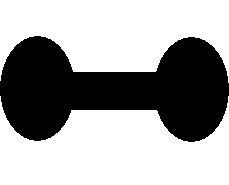
%> input picture images/Irregular.bmp, 229 x 185 px
$ octave DemoSOM.m   (GNU Octave 9; MATLAB toolbox functions it lacks are replaced by stand-ins)
%> lines starting %> are read from the running program, lines starting %| are printed output that depends on the picture; in (x1, y1, x2, y2) boxes, pixels count from 0 and x2, y2 are one past the last pixel; in counts of white or black regions, pixels touching at a corner belong together; the program's own positions count from 1
### GenerateSamplesImg.m
function [Samples]=GenerateSamplesImg(FileName,NumSamples)
%> called with FileName = 'Irregular.bmp', NumSamples = 20000
% Coded by Ezequiel L髉ez-Rubio, April 2012.

Image=rot90(double(rgb2gray(imread(FileName)))/255,3);
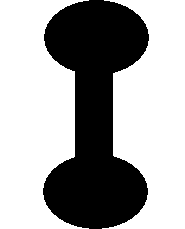
%> Image: size 229x185 double; values 0 (black) and 1 (white), 63.8% white; 1 black region, box (x1, y1, x2, y2) and area: (43, 0, 149, 229) 15351

[RowsIm,ColsIm]=size(Image);
%> RowsIm = 229; ColsIm = 185

Samples=zeros(2,NumSamples);
NumSamplesRemaining=NumSamples;
while NumSamplesRemaining>0
    PreSamples=rand(2,NumSamplesRemaining);
    Points=ceil(PreSamples.*repmat([RowsIm;ColsIm],[1 NumSamplesRemaining]));
    LinearNdxPoints=sub2ind([RowsIm ColsIm],Points(1,:),Points(2,:));
    NdxNewSamples=find(Image(LinearNdxPoints)<1-rand(1,NumSamplesRemaining));
    NumNewSamples=numel(NdxNewSamples);
    Samples(:,NumSamples-NumSamplesRemaining+1:NumSamples-NumSamplesRemaining+NumNewSamples)=...
        PreSamples(:,NdxNewSamples);
    NumSamplesRemaining=NumSamplesRemaining-NumNewSamples;
end
%> this loop made 27 passes
%> (NumNewSamples, NumSamplesRemaining) on passes 1 to 12: (7361, 12639), (4518, 8121), (2954, 5167), (1859, 3308), (1246, 2062), (708, 1354), (471, 883), (315, 568), (209, 359), (134, 225), (79, 146), (45, 101)
%> (Points, LinearNdxPoints, NumNewSamples, NumSamplesRemaining) on passes 19 to 24: ([120 182 9 145 121 50; 144 49 68 5 17 1], [32867 11174 15352 1061 3785 50], 2, 4), ([22 201 67 204; 90 34 68 8], [20403 7758 15410 1807], 2, 2), ([146 188; 38 136], [8619 31103], 1, 1), ([125; 25], 5621, 0, 1), ([138; 17], 3802, 0, 1), ([126; 1], 126, 0, 1)

% [11 lines of commented-out code are left out]

### TrainKohonenSOM.m
function [Model]=TrainKohonenSOM(Samples,NumRowsMap,NumColsMap,NumSteps)
%> called with NumRowsMap = 5, NumColsMap = 5, NumSteps = 40000
% Train a Self-Organizing Map (SOM)
% Inputs:
%	Samples=Training samples (one sample per column)
%	NumSteps=Number of training steps
% Output:
%   Model=Trained SOM model

[Dimension,NumSamples]=size(Samples);
%> Dimension = 2; NumSamples = 20000
NumNeuro=NumRowsMap*NumColsMap;
Model.NumColsMap=NumColsMap;
Model.NumRowsMap=NumRowsMap;

% Prototypes initialization
NumPatIni=max([Dimension+1,ceil(NumSamples/(NumRowsMap*NumColsMap))]);
%> NumPatIni = 800
Model.Prototypes=zeros(Dimension,NumRowsMap,NumColsMap);
for NdxRow=1:NumRowsMap
    for NdxCol=1:NumColsMap
        MySamples=Samples(:,ceil(NumSamples*rand(1,NumPatIni)));
        Model.Prototypes(:,NdxRow,NdxCol)=mean(MySamples,2);
    end
end
%> after the loop, Model = {NumColsMap 5, NumRowsMap 5}

% Precompute topological distances
[AllXCoords AllYCoords]=ind2sub([NumRowsMap NumColsMap],1:NumNeuro);
AllCoords(1,:)=AllXCoords;
AllCoords(2,:)=AllYCoords;
TopolDist=cell(NumNeuro,1);
for NdxNeuro=1:NumNeuro
    TopolDist{NdxNeuro}=sum((repmat(AllCoords(:,NdxNeuro),1,NumNeuro)-AllCoords).^2,1);
end
Model.TopolDist = TopolDist;

% Training
Distances=zeros(NumNeuro,NumSamples);
MaxRadius=(NumRowsMap+NumColsMap)/8;
NdxPermSamples = randperm(NumSteps);

for NdxStep=1:NumSteps
    %NdxSample = ceil(NumSamples*rand(1));
    NdxSample = mod(NdxPermSamples(NdxStep)-1,NumSamples)+1;
    MySample=Samples(:,NdxSample);
    if NdxStep<0.5*NumSteps
        % Ordering phase: linear decay
        LearningRate=0.4*(1-NdxStep/NumSteps);
        MyRadius=MaxRadius*(1-(NdxStep-1)/NumSteps);
    else
        % Convergence phase: constant
        LearningRate=0.01;
        MyRadius=0.1;
    end

    % Euclidean distance (standard Kohonen's SOFM)
    RepMySample=repmat(MySample,1,NumNeuro);
    MyDistances=sqrt(sum((RepMySample-Model.Prototypes(:,:)).^2,1));
    Distances(:,NdxSample) = MyDistances';

    % Update the neurons
    [~,NdxWinner]=min(MyDistances);
    Model.Winners(NdxSample)=NdxWinner;
    Coef=repmat(LearningRate*exp(-TopolDist{NdxWinner}/(MyRadius^2)),Dimension,1);
    Model.Prototypes(:,:)=Coef.*repmat(MySample,1,NumNeuro)+...
        (1-Coef).*Model.Prototypes(:,:);
end
%> this loop made 40000 passes
%> (MySample, NdxWinner) on passes 1 to 3: ([0.895; 0.261], 9), ([0.191; 0.382], 25), ([0.828; 0.558], 9)
%> after the loop, LearningRate = 0.01; MyRadius = 0.1

% Store the means (same than prototypes but arranged in a row)
Model.Means=zeros(Dimension,NumNeuro);
for NdxRow=1:NumRowsMap
    for NdxCol=1:NumColsMap
        NdxNeuro = sub2ind([NumRowsMap,NumColsMap],NdxRow,NdxCol);
        Model.Means(:,NdxNeuro)=Model.Prototypes(:,NdxRow,NdxCol);
    end
end

% Store the connections
Connections = zeros(NumNeuro,NumNeuro);
for NdxNeuro=1:NumNeuro
    Connections(NdxNeuro,:) = (TopolDist{NdxNeuro} == 1);
end
Model.Connections = sparse(Connections);
Model.Samples=Samples;


### PlotSOM.m
function [Handle]=PlotSOM(NumRowsMap, NumColsMap, Prototypes)

hold on;
%> the run ends on the next line
plot(Prototypes(1,:),Prototypes(2,:),'or','LineWidth',2,'MarkerFaceColor',[1 0 0],'MarkerSize',7);


% Draw the horizontal connections
for NdxRow=1:NumRowsMap
    for NdxCol=1:(NumColsMap-1)
        LineX=[Prototypes(1,NdxRow,NdxCol) Prototypes(1,NdxRow,NdxCol+1)];
        LineY=[Prototypes(2,NdxRow,NdxCol) Prototypes(2,NdxRow,NdxCol+1)];
        plot(LineX,LineY,'-','LineWidth',2,'Color',[0 0 1]);
    end
end

% Draw the vertical connections
for NdxRow=1:(NumRowsMap-1)
    for NdxCol=1:NumColsMap
        LineX=[Prototypes(1,NdxRow,NdxCol) Prototypes(1,NdxRow+1,NdxCol)];
        LineY=[Prototypes(2,NdxRow,NdxCol) Prototypes(2,NdxRow+1,NdxCol)];
        plot(LineX,LineY,'-','LineWidth',2,'Color',[0 0 1]);
    end
end


if false

Handle=figure;

for i=1:length(Modelos)
subplot(3,4,i);
Model = Modelos{i};

NumRowsMap=Model.NumRowsMap;
NumColsMap=Model.NumColsMap;
Prototypes=Model.Prototypes;

% Draw the horizontal connections
for NdxRow=1:NumRowsMap
    for NdxCol=1:(NumColsMap-1)
        LineX=[Prototypes(1,NdxRow,NdxCol) Prototypes(1,NdxRow,NdxCol+1)];
        LineY=[Prototypes(2,NdxRow,NdxCol) Prototypes(2,NdxRow,NdxCol+1)];
        plot(LineX,LineY,'-','LineWidth',2,'Color',[0 0 1]);
        hold on
    end
end

% Draw the vertical connections
for NdxRow=1:(NumRowsMap-1)
    for NdxCol=1:NumColsMap
        LineX=[Prototypes(1,NdxRow,NdxCol) Prototypes(1,NdxRow+1,NdxCol)];
        LineY=[Prototypes(2,NdxRow,NdxCol) Prototypes(2,NdxRow+1,NdxCol)];
        plot(LineX,LineY,'-','LineWidth',2,'Color',[0 0 1]);
    end
end

% Draw the neurons
for NdxRow=1:NumRowsMap
    for NdxCol=1:NumColsMap
        CircleX=Prototypes(1,NdxRow,NdxCol);
        CircleY=Prototypes(2,NdxRow,NdxCol);
        plot(CircleX,CircleY,'or','LineWidth',2,'MarkerFaceColor',[1 0 0],'MarkerSize',7);
    end
end

end

%hold off

end

### DemoSOM.m
FileName='Irregular.bmp';
NumSamples = 20000;
NumEpochs = 2;
NumSteps = NumSamples*NumEpochs;
NumRowsMap = 5;
NumColsMap = 5;

%Samples=rand(2,20000);
Samples = GenerateSamplesImg(FileName,NumSamples);

[Model] = TrainKohonenSOM(Samples,NumRowsMap,NumColsMap,NumSteps);

Handle = PlotSOM(Model);

$ run again, with images/Anillo.bmp copied over images/Irregular.bmp
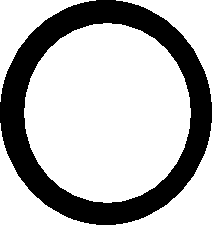
%> input picture images/Anillo.bmp, 214 x 226 px
%> in GenerateSamplesImg, `Image=rot90(double(rgb2gray(imread(FileName)))/255,3);`:
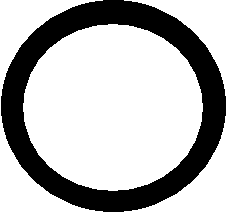
%> Image: size 214x226 double; values 0 (black) and 1 (white), 71.4% white; 1 black region, box (x1, y1, x2, y2) and area: (1, 0, 226, 212) 13812
%> the loop in GenerateSamplesImg, `while NumSamplesRemaining>0` made 30 passes
%> (NumNewSamples, NumSamplesRemaining) on passes 1 to 8: (5603, 14397), (4113, 10284), (2903, 7381), (2123, 5258), (1445, 3813), (1114, 2699), (735, 1964), (565, 1399)
%> after the loop in TrainKohonenSOM, `for NdxRow=1:NumRowsMap`: Model = {NumColsMap 5, NumRowsMap 5}
%> the loop in TrainKohonenSOM, `for NdxStep=1:NumSteps` made 40000 passes
%> (MySample, NdxWinner) on passes 1 to 3: ([0.12; 0.596], 14), ([0.927; 0.563], 2), ([0.426; 0.0964], 4)
%> after the loop in TrainKohonenSOM, `for NdxStep=1:NumSteps`: LearningRate = 0.01; MyRadius = 0.1

$ run again, with images/Circle.bmp copied over images/Irregular.bmp
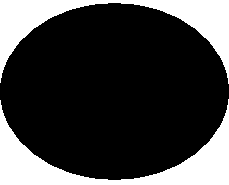
%> input picture images/Circle.bmp, 229 x 185 px
%> in GenerateSamplesImg, `Image=rot90(double(rgb2gray(imread(FileName)))/255,3);`:
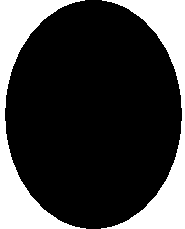
%> Image: size 229x185 double; values 0 (black) and 1 (white), 25.3% white; 2 white regions, box (x1, y1, x2, y2) and area: (0, 0, 86, 229) 5578, (101, 0, 185, 229) 5120
%> the loop in GenerateSamplesImg, `while NumSamplesRemaining>0` made 7 passes
%> (NumNewSamples, NumSamplesRemaining) on passes 1 to 6: (14949, 5051), (3745, 1306), (954, 352), (270, 82), (63, 19), (16, 3)
%> after the loop in TrainKohonenSOM, `for NdxRow=1:NumRowsMap`: Model = {NumColsMap 5, NumRowsMap 5}
%> the loop in TrainKohonenSOM, `for NdxStep=1:NumSteps` made 40000 passes
%> (MySample, NdxWinner) on passes 1 to 3: ([0.708; 0.141], 5), ([0.634; 0.824], 2), ([0.849; 0.41], 5)
%> after the loop in TrainKohonenSOM, `for NdxStep=1:NumSteps`: LearningRate = 0.01; MyRadius = 0.1

$ run again, with images/CuadradoHueco.bmp copied over images/Irregular.bmp
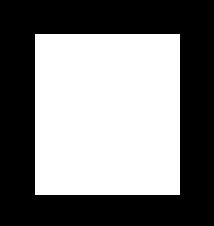
%> input picture images/CuadradoHueco.bmp, 214 x 226 px
%> in GenerateSamplesImg, `Image=rot90(double(rgb2gray(imread(FileName)))/255,3);`:
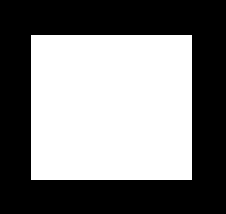
%> Image: size 214x226 double; values 0 (black) and 1 (white), 48.3% white; 1 white region, box (x1, y1, x2, y2) and area: (31, 35, 192, 180) 23345
%> the loop in GenerateSamplesImg, `while NumSamplesRemaining>0` made 13 passes
%> (NumNewSamples, NumSamplesRemaining) on passes 1 to 8: (10359, 9641), (5025, 4616), (2356, 2260), (1143, 1117), (600, 517), (278, 239), (132, 107), (57, 50)
%> after the loop in TrainKohonenSOM, `for NdxRow=1:NumRowsMap`: Model = {NumColsMap 5, NumRowsMap 5}
%> the loop in TrainKohonenSOM, `for NdxStep=1:NumSteps` made 40000 passes
%> (MySample, NdxWinner) on passes 1 to 3: ([0.843; 0.948], 22), ([0.966; 0.0837], 3), ([0.43; 0.994], 22)
%> after the loop in TrainKohonenSOM, `for NdxStep=1:NumSteps`: LearningRate = 0.01; MyRadius = 0.1
